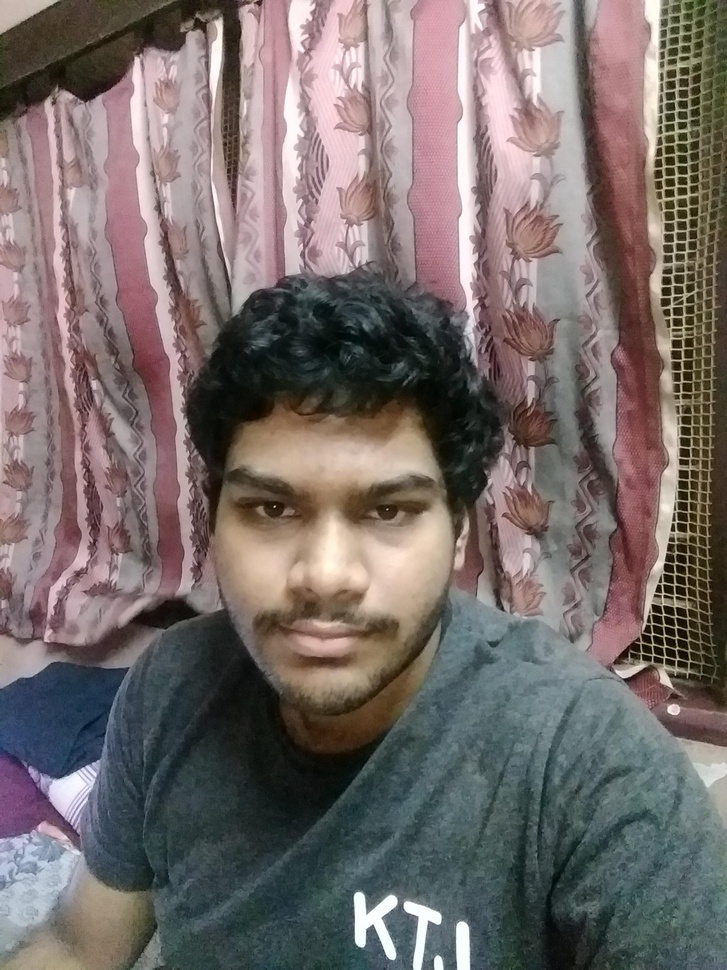
#> input picture sample/m3.jpg, 727 x 970 px, shrunk from 1944 x 2592 before the run
$ python intro.py
#> lines starting #> are read from the running program, lines starting #| are printed output that depends on the picture
import cv2
import numpy as np
import matplotlib.pyplot as plt

img = cv2.imread("sample/m3.jpg", 0)
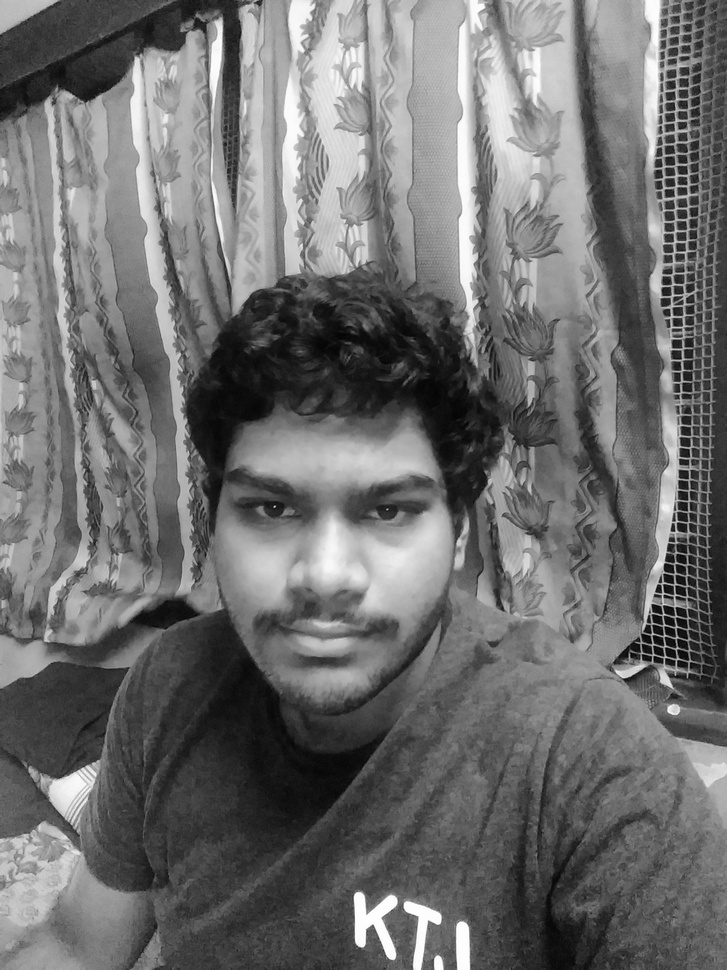
#> img: shape (970, 727); min 0, max 255, mean 110.3
'''
0 = greyscale
1 = color
-1 = unchanged
'''


# Showing image using OpenCV
'''
cv2.imshow("img",img)
cv2.waitKey(0)
cv2.destroyAllWindows()
'''
#showing image using Matplotlib
plt.imshow(img, cmap='gray', interpolation='bicubic')
# ploting lines using plt
'''
plt.plot([50,500],[100,1000],'c', linewidth=5),
'''
plt.show()


# write a image

cv2.imwrite("sample/grayscale.png", img)

$ run again, with sample/2.jpg copied over sample/m3.jpg
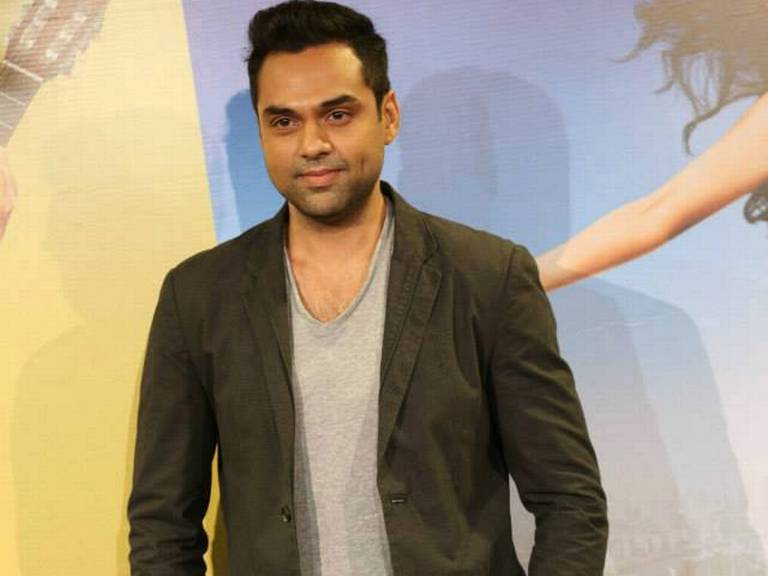
#> input picture sample/2.jpg, 768 x 576 px
#> `img = cv2.imread("sample/m3.jpg", 0)`:
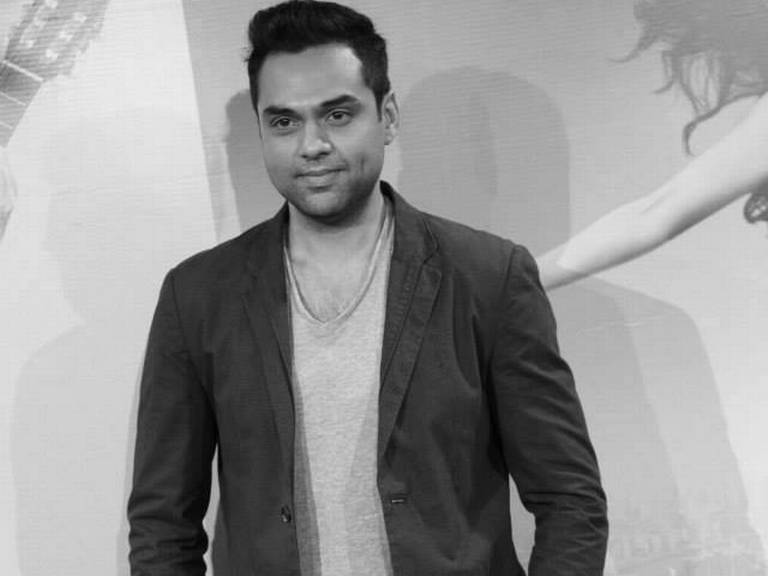
#> img: shape (576, 768); min 0, max 239, mean 147.9

$ run again, with sample/3.jpg copied over sample/m3.jpg
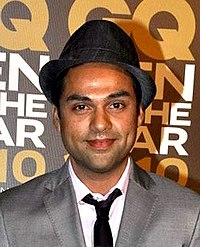
#> input picture sample/3.jpg, 200 x 247 px
#> `img = cv2.imread("sample/m3.jpg", 0)`:
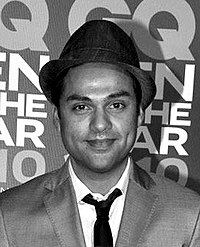
#> img: shape (247, 200); min 0, max 255, mean 121

$ run again, with sample/4.jpg copied over sample/m3.jpg
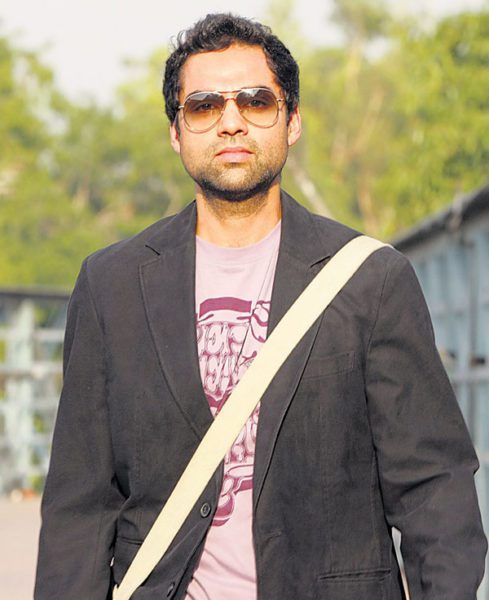
#> input picture sample/4.jpg, 489 x 600 px
#> `img = cv2.imread("sample/m3.jpg", 0)`:
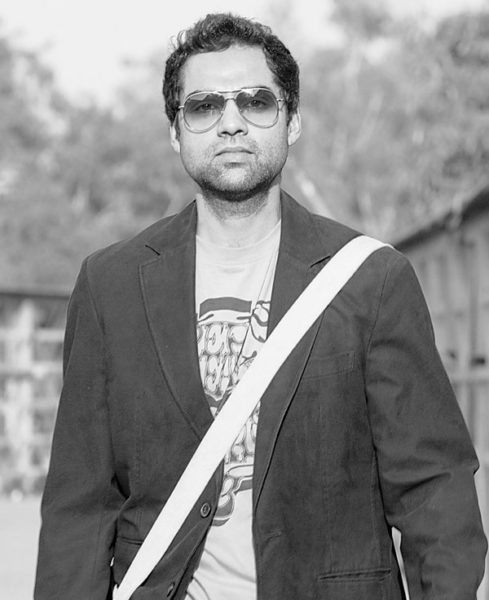
#> img: shape (600, 489); min 0, max 255, mean 138
